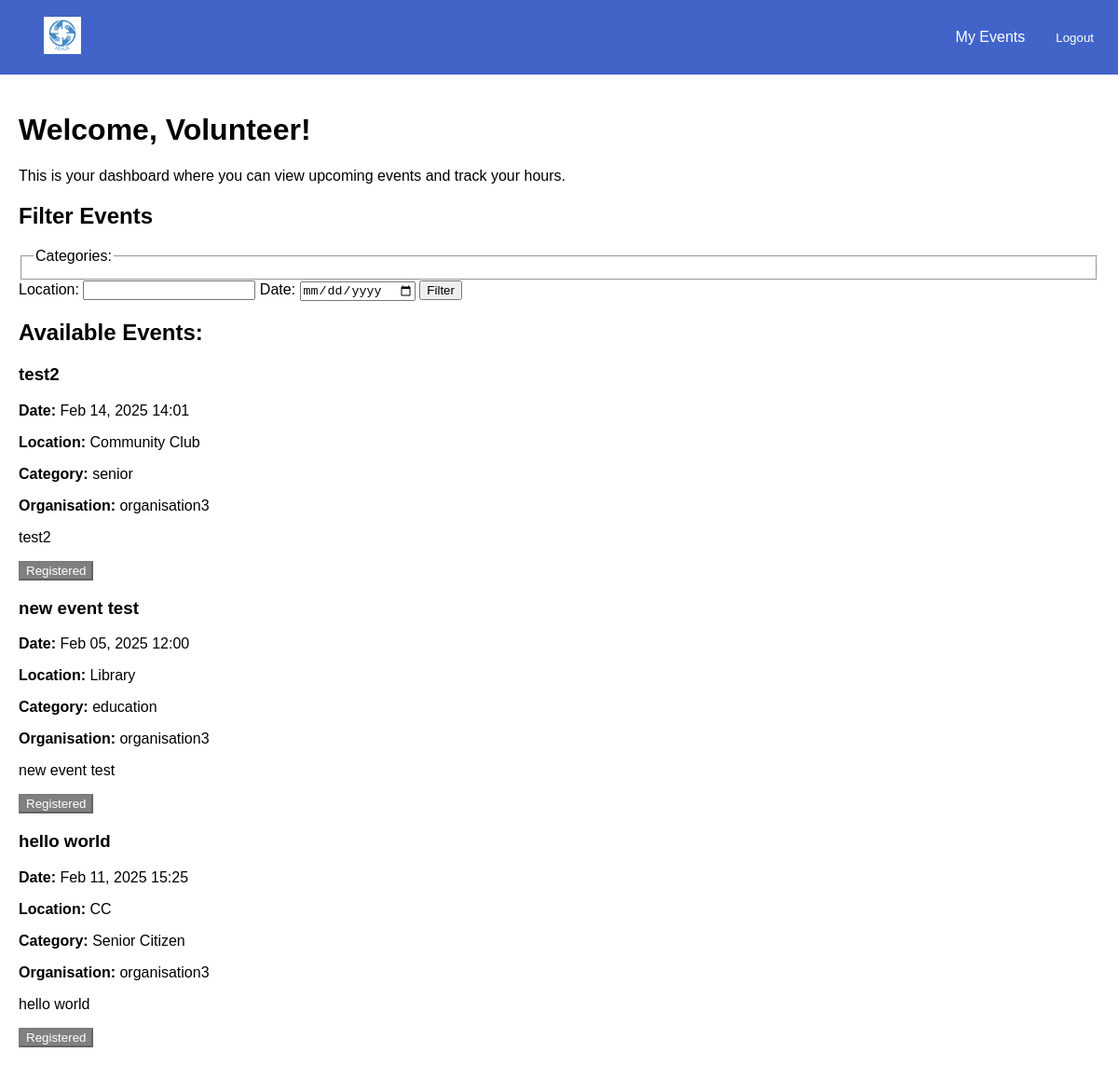
The page /events/dashboard/volunteer/ (signed in) on the database as committed earlier.
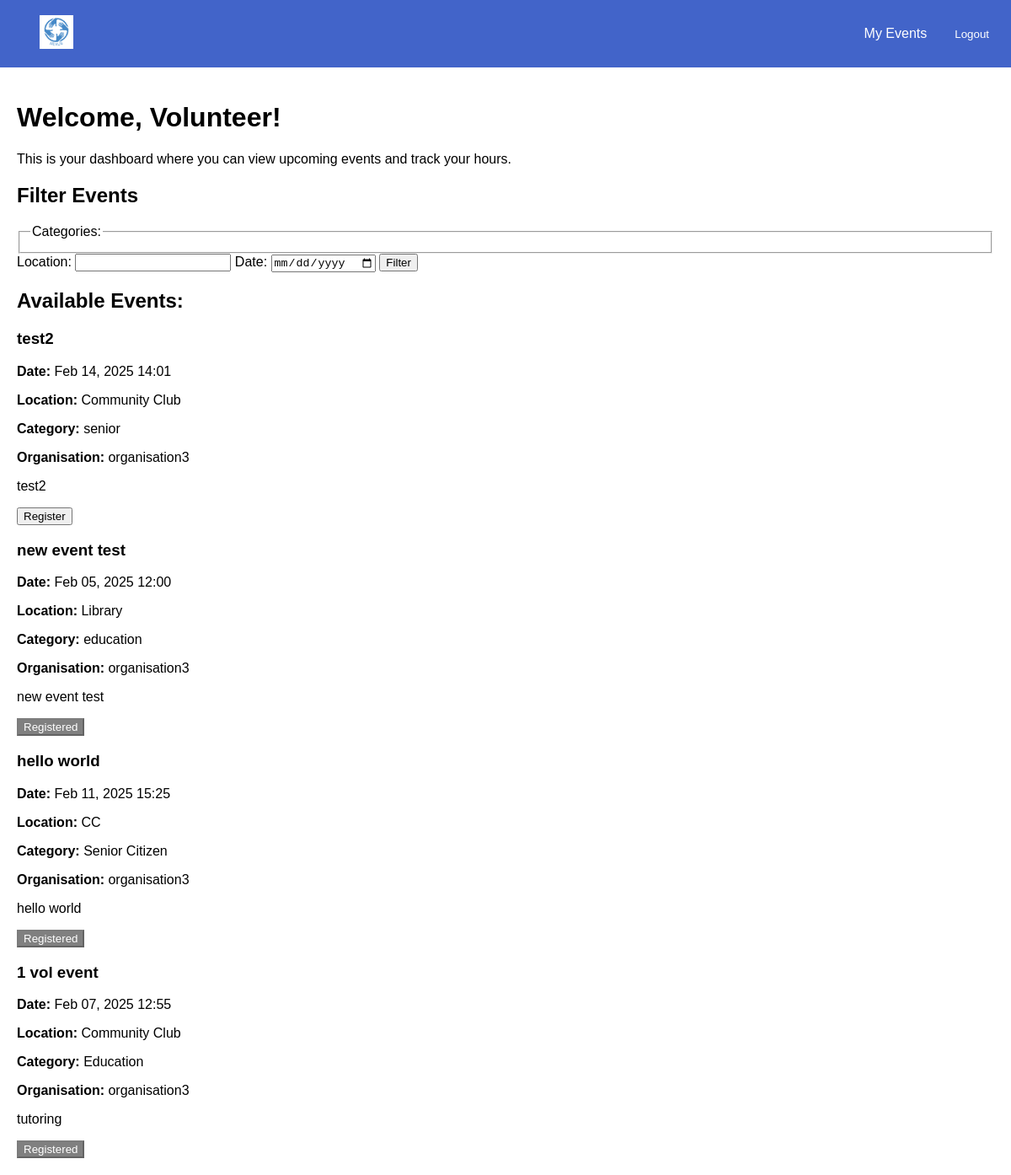
The same page on the database as committed later.
### events/models.py (models this page shows, shortened)
class Event(models.Model):
    CATEGORY_CHOICES = [
        ('Education', 'Education'),
        ('Social Development', 'Social Development'),
        ('Senior Citizen', 'Senior Citizen'),
    ]
    organisation = models.ForeignKey(settings.AUTH_USER_MODEL, on_delete=models.CASCADE)
    name = models.CharField(max_length=255)
    description = models.TextField()
    date = models.DateTimeField()
    location = models.CharField(max_length=255)
    volunteers_needed = models.PositiveIntegerField()
    roles_responsibilities = models.TextField()
    category = models.CharField(max_length=50, choices=CATEGORY_CHOICES, blank=False, default='education')

### accounts/models.py (models this page shows, shortened)
class CustomUser(AbstractUser):
    USER_TYPE_CHOICES = [
        ('volunteer', 'Volunteer'),
        ('organisation', 'Organisation'),
    ]
    user_type = models.CharField(max_length=20, choices=USER_TYPE_CHOICES)

### events/views.py (the view)
# urls.py: path('dashboard/volunteer/', views.volunteer_dashboard, name='volunteer_dashboard'),
@login_required
def volunteer_dashboard(request):
    if request.user.user_type == 'volunteer':
        events = Event.objects.all()
        registered_event_ids = VolunteerEvent.objects.filter(volunteer=request.user, status='registered').values_list('event_id', flat=True)
        event_volunteer_counts = {}
        for event in events:
            event_volunteer_counts[event.id] = VolunteerEvent.objects.filter(event=event, status='registered').count()
        return render(request, 'events/volunteer_dashboard.html', {
            'events': events,
            'registered_event_ids': registered_event_ids,
            'event_volunteer_counts': event_volunteer_counts,  # Pass precomputed counts to the template
        })

### events/templates/events/volunteer_dashboard.html (shortened to what this page needs)
{% extends 'base.html' %}
{% block content %}
    <h1>Welcome, Volunteer!</h1>
    <p>This is your dashboard where you can view upcoming events and track your hours.</p>
    <h2>Filter Events</h2>
    <form method="get">
        <fieldset>
            <legend>Categories:</legend>
        </fieldset>
        <label for="location">Location:</label>
        <input type="text" name="location" id="location" value="{{ request.GET.location }}">
        <label for="date">Date:</label>
        <input type="date" name="date" id="date" value="{{ request.GET.date }}">
        <button type="submit">Filter</button>
    </form>
    <h2>Available Events:</h2>
    {% if events %}
        {% for event in events %}
            <div class="event-card">
                <h3>{{ event.name }}</h3>
                <p><strong>Date:</strong> {{ event.date|date:"M d, Y H:i" }}</p>
                <p><strong>Location:</strong> {{ event.location }}</p>
                <p><strong>Category:</strong> {{ event.get_category_display }}</p>
                <p><strong>Organisation:</strong> {{ event.organisation.username }}</p>
                <p>{{ event.description }}</p>
                {% if event.id in registered_event_ids %}
                    <button disabled style="background-color: grey; color: white;">Registered</button>
                {% elif event_volunteer_counts.event.id >= event.volunteers_needed %}
                    <form action="{% url 'events:register_for_event' event.id %}" method="post">
                        {% csrf_token %}
                        <button type="submit" style="background-color: orange;">Register for Waiting List</button>
                    </form>
                {% else %}
                    <form action="{% url 'events:register_for_event' event.id %}" method="post">
                        <button type="submit">Register</button>
                    </form>
                {% endif %}
            </div>
        {% endfor %}
    {% else %}
        <p>No events found matching your criteria.</p>
    {% endif %}
{% endblock %}

Rows that differ between the two databases and show on the page:
computed for Event "test2": text "Registered" → "Register"
added Event: name "1 vol event", date "Feb 07, 2025 12:55", location "Community Club", category "Education", organisation.username "organisation3", description "tutoring", shows "Registered"
